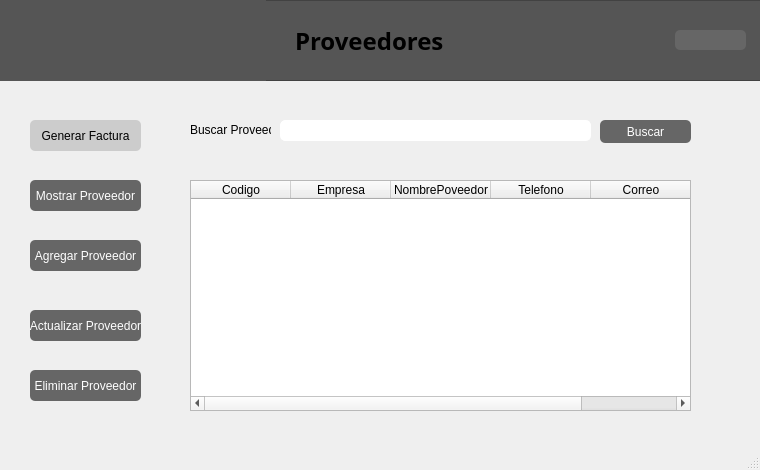
<?xml version="1.0" encoding="UTF-8"?>
<ui version="4.0">
 <class>Ventana_Proveedores</class>
 <widget class="QMainWindow" name="Ventana_Proveedores">
  <property name="geometry">
   <rect>
    <x>0</x>
    <y>0</y>
    <width>760</width>
    <height>470</height>
   </rect>
  </property>
  <property name="maximumSize">
   <size>
    <width>760</width>
    <height>470</height>
   </size>
  </property>
  <property name="windowTitle">
   <string>Ventana Proveedores</string>
  </property>
  <widget class="QWidget" name="centralwidget">
   <widget class="QLineEdit" name="txt_nombre_proveedor">
    <property name="geometry">
     <rect>
      <x>280</x>
      <y>120</y>
      <width>311</width>
      <height>21</height>
     </rect>
    </property>
    <property name="styleSheet">
     <string notr="true">color: black;
font: 75 10pt &quot;Arial&quot;;
border: 1px solid white;
border-radius: 5px;
background-color: white;</string>
    </property>
   </widget>
   <widget class="QPushButton" name="btn_agregar_proveedor">
    <property name="geometry">
     <rect>
      <x>30</x>
      <y>240</y>
      <width>111</width>
      <height>31</height>
     </rect>
    </property>
    <property name="cursor">
     <cursorShape>PointingHandCursor</cursorShape>
    </property>
    <property name="styleSheet">
     <string notr="true">QObject{
	color:White;
	background-color: #666;
	border-radius: 5px;
}
QObject:hover{
	background-color: #222;
}</string>
    </property>
    <property name="text">
     <string>Agregar Proveedor</string>
    </property>
   </widget>
   <widget class="QLabel" name="lbl_ingrese_nombre">
    <property name="geometry">
     <rect>
      <x>190</x>
      <y>120</y>
      <width>81</width>
      <height>20</height>
     </rect>
    </property>
    <property name="text">
     <string>Buscar Proveedor</string>
    </property>
   </widget>
   <widget class="QPushButton" name="btn_actualizar_proveedor">
    <property name="geometry">
     <rect>
      <x>30</x>
      <y>310</y>
      <width>111</width>
      <height>31</height>
     </rect>
    </property>
    <property name="cursor">
     <cursorShape>PointingHandCursor</cursorShape>
    </property>
    <property name="styleSheet">
     <string notr="true">QObject{
	color:White;
	background-color: #666;
	border-radius: 5px;
}
QObject:hover{
	background-color: #222;
}</string>
    </property>
    <property name="text">
     <string>Actualizar Proveedor</string>
    </property>
   </widget>
   <widget class="QPushButton" name="btn_buscar_proveedor">
    <property name="geometry">
     <rect>
      <x>600</x>
      <y>120</y>
      <width>91</width>
      <height>23</height>
     </rect>
    </property>
    <property name="cursor">
     <cursorShape>PointingHandCursor</cursorShape>
    </property>
    <property name="styleSheet">
     <string notr="true">QObject{
	color:White;
	background-color: #666;
	border-radius: 5px;
}
QObject:hover{
	background-color: #222;
}</string>
    </property>
    <property name="text">
     <string>Buscar</string>
    </property>
   </widget>
   <widget class="QFrame" name="frame_content">
    <property name="geometry">
     <rect>
      <x>-5</x>
      <y>0</y>
      <width>771</width>
      <height>81</height>
     </rect>
    </property>
    <property name="styleSheet">
     <string notr="true">QObject{
	background-color: #555;
}</string>
    </property>
    <property name="frameShape">
     <enum>QFrame::StyledPanel</enum>
    </property>
    <property name="frameShadow">
     <enum>QFrame::Raised</enum>
    </property>
    <widget class="QLabel" name="lbl_logo_2">
     <property name="geometry">
      <rect>
       <x>0</x>
       <y>-50</y>
       <width>271</width>
       <height>151</height>
      </rect>
     </property>
     <property name="text">
      <string/>
     </property>
     <property name="pixmap">
      <pixmap>../../../Downloads/rocky-linux-icon.png</pixmap>
     </property>
    </widget>
    <widget class="QLabel" name="lbl_titulo_2">
     <property name="geometry">
      <rect>
       <x>300</x>
       <y>20</y>
       <width>331</width>
       <height>41</height>
      </rect>
     </property>
     <property name="font">
      <font>
       <family>Arial Black</family>
       <pointsize>18</pointsize>
       <weight>99</weight>
       <italic>false</italic>
       <bold>true</bold>
      </font>
     </property>
     <property name="styleSheet">
      <string notr="true">QObject{
	font: 900 18pt &quot;Arial Black&quot;;
}</string>
     </property>
     <property name="text">
      <string>Proveedores</string>
     </property>
    </widget>
    <widget class="QPushButton" name="btn_atras">
     <property name="geometry">
      <rect>
       <x>680</x>
       <y>30</y>
       <width>71</width>
       <height>20</height>
      </rect>
     </property>
     <property name="cursor">
      <cursorShape>PointingHandCursor</cursorShape>
     </property>
     <property name="styleSheet">
      <string notr="true">QObject{
	color:White;
	background-color: #666;
	border-radius: 5px;
}
QObject:hover{
	background-color: #222;
}</string>
     </property>
     <property name="text">
      <string/>
     </property>
     <property name="icon">
      <iconset>
       <normaloff>../../../Downloads/productos.png</normaloff>../../../Downloads/productos.png</iconset>
     </property>
    </widget>
   </widget>
   <widget class="QLabel" name="lbl_error_buscador">
    <property name="geometry">
     <rect>
      <x>205</x>
      <y>150</y>
      <width>311</width>
      <height>20</height>
     </rect>
    </property>
    <property name="styleSheet">
     <string notr="true">font: 87 9pt &quot;Arial Black&quot;;</string>
    </property>
    <property name="text">
     <string/>
    </property>
   </widget>
   <widget class="QPushButton" name="btn_eliminar_proveedor">
    <property name="geometry">
     <rect>
      <x>30</x>
      <y>370</y>
      <width>111</width>
      <height>31</height>
     </rect>
    </property>
    <property name="cursor">
     <cursorShape>PointingHandCursor</cursorShape>
    </property>
    <property name="styleSheet">
     <string notr="true">QObject{
	color:White;
	background-color: #666;
	border-radius: 5px;
}
QObject:hover{
	background-color: #222;
}</string>
    </property>
    <property name="text">
     <string>Eliminar Proveedor</string>
    </property>
   </widget>
   <widget class="QPushButton" name="btn_mostrar_proveedor">
    <property name="geometry">
     <rect>
      <x>30</x>
      <y>180</y>
      <width>111</width>
      <height>31</height>
     </rect>
    </property>
    <property name="cursor">
     <cursorShape>PointingHandCursor</cursorShape>
    </property>
    <property name="styleSheet">
     <string notr="true">QObject{
	color:White;
	background-color: #666;
	border-radius: 5px;
}
QObject:hover{
	background-color: #222;
}</string>
    </property>
    <property name="text">
     <string>Mostrar Proveedor</string>
    </property>
   </widget>
   <widget class="QTableWidget" name="tableWidget_proveedores">
    <property name="geometry">
     <rect>
      <x>190</x>
      <y>180</y>
      <width>501</width>
      <height>231</height>
     </rect>
    </property>
    <column>
     <property name="text">
      <string>Codigo</string>
     </property>
    </column>
    <column>
     <property name="text">
      <string>Empresa</string>
     </property>
    </column>
    <column>
     <property name="text">
      <string>NombrePoveedor</string>
     </property>
    </column>
    <column>
     <property name="text">
      <string>Telefono</string>
     </property>
    </column>
    <column>
     <property name="text">
      <string>Correo</string>
     </property>
    </column>
   </widget>
   <widget class="QPushButton" name="btn_facturar">
    <property name="geometry">
     <rect>
      <x>30</x>
      <y>120</y>
      <width>111</width>
      <height>31</height>
     </rect>
    </property>
    <property name="cursor">
     <cursorShape>PointingHandCursor</cursorShape>
    </property>
    <property name="styleSheet">
     <string notr="true">QObject{
	color: black;
	background-color: #ccc;
	border-radius: 5px;
}
QObject:hover{
	background-color: yellow;
}</string>
    </property>
    <property name="text">
     <string>Generar Factura</string>
    </property>
   </widget>
  </widget>
  <widget class="QMenuBar" name="menubar">
   <property name="geometry">
    <rect>
     <x>0</x>
     <y>0</y>
     <width>760</width>
     <height>21</height>
    </rect>
   </property>
  </widget>
  <widget class="QStatusBar" name="statusbar"/>
 </widget>
 <resources/>
 <connections/>
</ui>
